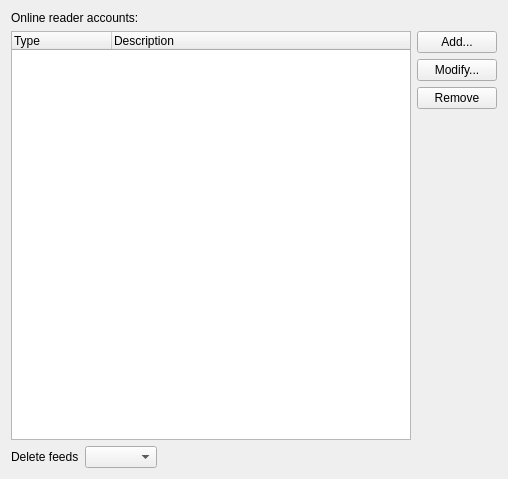
<ui version="4.0" >
 <class>ConfigurationWidget</class>
 <widget class="QWidget" name="ConfigurationWidget" >
  <property name="geometry" >
   <rect>
    <x>0</x>
    <y>0</y>
    <width>508</width>
    <height>479</height>
   </rect>
  </property>
  <property name="windowTitle" >
   <string>Form</string>
  </property>
  <layout class="QVBoxLayout" name="verticalLayout_2" >
   <item>
    <layout class="QHBoxLayout" name="horizontalLayout_3" >
     <item>
      <widget class="QLabel" name="lConfigName" >
       <property name="text" >
        <string>Online reader accounts:</string>
       </property>
      </widget>
     </item>
    </layout>
   </item>
   <item>
    <layout class="QHBoxLayout" name="horizontalLayout_2" >
     <item>
      <widget class="QTreeWidget" name="list_readerList" >
       <property name="rootIsDecorated" >
        <bool>false</bool>
       </property>
       <property name="columnCount" >
        <number>2</number>
       </property>
       <column>
        <property name="text" >
         <string>Type</string>
        </property>
       </column>
       <column>
        <property name="text" >
         <string>Description</string>
        </property>
       </column>
      </widget>
     </item>
     <item>
      <layout class="QVBoxLayout" name="verticalLayout" >
       <item>
        <widget class="QPushButton" name="b_add" >
         <property name="text" >
          <string>Add...</string>
         </property>
        </widget>
       </item>
       <item>
        <widget class="QPushButton" name="b_update" >
         <property name="text" >
          <string>Modify...</string>
         </property>
        </widget>
       </item>
       <item>
        <widget class="QPushButton" name="b_remove" >
         <property name="text" >
          <string>Remove</string>
         </property>
        </widget>
       </item>
       <item>
        <spacer name="verticalSpacer" >
         <property name="orientation" >
          <enum>Qt::Vertical</enum>
         </property>
         <property name="sizeType" >
          <enum>QSizePolicy::MinimumExpanding</enum>
         </property>
         <property name="sizeHint" stdset="0" >
          <size>
           <width>20</width>
           <height>100</height>
          </size>
         </property>
        </spacer>
       </item>
      </layout>
     </item>
    </layout>
   </item>
   <item>
    <layout class="QHBoxLayout" name="horizontalLayout" >
     <item>
      <widget class="QLabel" name="lDeletePolicy" >
       <property name="text" >
        <string>Delete feeds</string>
       </property>
      </widget>
     </item>
     <item>
      <widget class="QComboBox" name="cb_deleteFeeds" />
     </item>
     <item>
      <spacer name="horizontalSpacer" >
       <property name="orientation" >
        <enum>Qt::Horizontal</enum>
       </property>
       <property name="sizeHint" stdset="0" >
        <size>
         <width>40</width>
         <height>20</height>
        </size>
       </property>
      </spacer>
     </item>
    </layout>
   </item>
   <item>
    <spacer name="horizontalSpacer_2" >
     <property name="orientation" >
      <enum>Qt::Horizontal</enum>
     </property>
     <property name="sizeType" >
      <enum>QSizePolicy::MinimumExpanding</enum>
     </property>
     <property name="sizeHint" stdset="0" >
      <size>
       <width>400</width>
       <height>0</height>
      </size>
     </property>
    </spacer>
   </item>
  </layout>
 </widget>
 <resources/>
 <connections/>
</ui>
